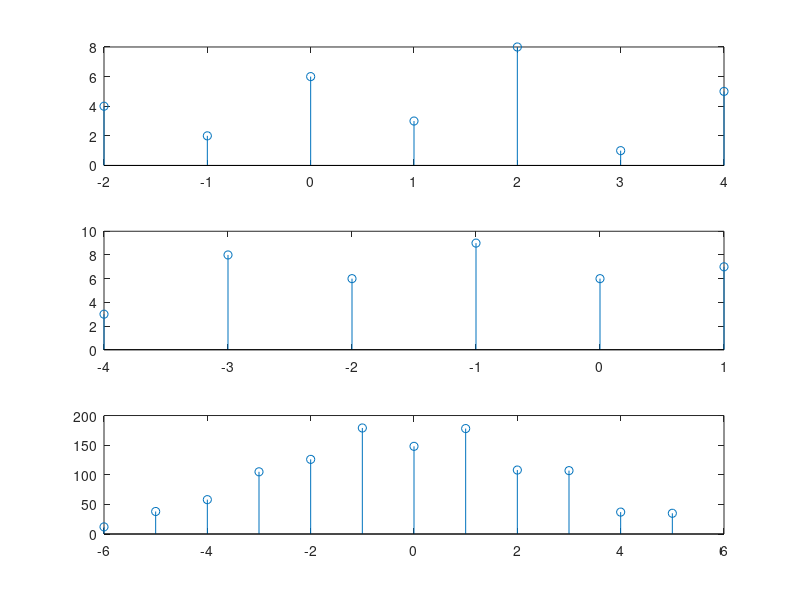

Here is the MATLAB script that generated this plot: (Note: this script raises an error after producing the figure.)
clc;
clearvars;


x1 = [ 4 2 6 3 8 1 5];
x2 = [3 8 6 9 6 7];

n1 = -2:4;
n2 = -4:1;

kmin = n1(1)+n2(1);
kmax = n1(end)+n2(end);
y = conv(x1,x2);

k = kmin:kmax;

subplot(3,1,1);
stem (n1,x1); 
subplot(3,1,2);
stem(n2,x2); 
subplot(3,1,3);
stem(k,y); 
fig= gcf;
WinOnTop(fig, true);